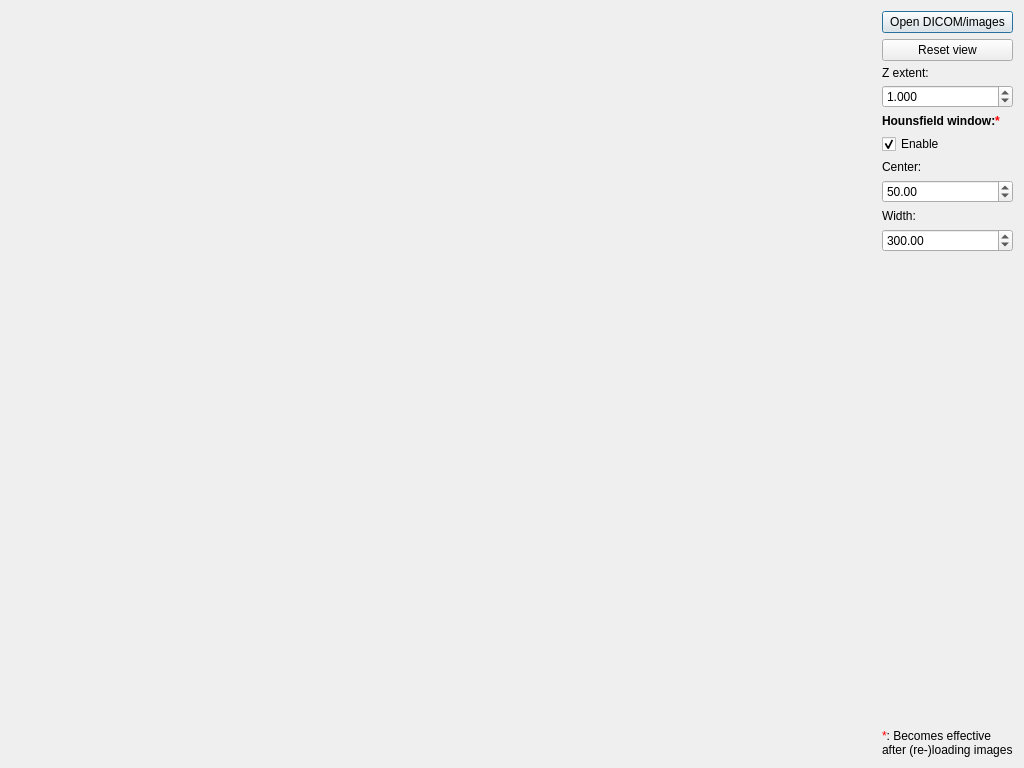
<?xml version="1.0" encoding="UTF-8"?>
<ui version="4.0">
 <class>VertebraDialog</class>
 <widget class="QDialog" name="VertebraDialog">
  <property name="geometry">
   <rect>
    <x>0</x>
    <y>0</y>
    <width>1024</width>
    <height>768</height>
   </rect>
  </property>
  <property name="windowTitle">
   <string>VERTEBRA - Volumetric examination concept demonstration</string>
  </property>
  <layout class="QHBoxLayout" name="horizontalLayout">
   <item>
    <widget class="GLWidget" name="glWidget" native="true">
     <property name="sizePolicy">
      <sizepolicy hsizetype="Expanding" vsizetype="Expanding">
       <horstretch>0</horstretch>
       <verstretch>0</verstretch>
      </sizepolicy>
     </property>
    </widget>
   </item>
   <item>
    <layout class="QVBoxLayout" name="verticalLayout" stretch="0,0,0,0,0,0,0,0,0,0,0,0">
     <item>
      <widget class="QPushButton" name="openButton">
       <property name="text">
        <string>Open DICOM/images</string>
       </property>
      </widget>
     </item>
     <item>
      <widget class="QPushButton" name="resetViewButton">
       <property name="text">
        <string>Reset view</string>
       </property>
      </widget>
     </item>
     <item>
      <widget class="QLabel" name="zExtentLabel">
       <property name="maximumSize">
        <size>
         <width>16777215</width>
         <height>12</height>
        </size>
       </property>
       <property name="text">
        <string>Z extent:</string>
       </property>
      </widget>
     </item>
     <item>
      <widget class="QDoubleSpinBox" name="zSpreadSpinBox">
       <property name="decimals">
        <number>3</number>
       </property>
       <property name="maximum">
        <double>100.000000000000000</double>
       </property>
       <property name="singleStep">
        <double>0.001000000000000</double>
       </property>
       <property name="value">
        <double>1.000000000000000</double>
       </property>
      </widget>
     </item>
     <item>
      <widget class="QLabel" name="hounsfieldWindowLabel">
       <property name="font">
        <font>
         <weight>75</weight>
         <bold>true</bold>
        </font>
       </property>
       <property name="text">
        <string>&lt;!DOCTYPE HTML PUBLIC &quot;-//W3C//DTD HTML 4.0//EN&quot; &quot;http://www.w3.org/TR/REC-html40/strict.dtd&quot;&gt;
&lt;html&gt;&lt;head&gt;&lt;meta name=&quot;qrichtext&quot; content=&quot;1&quot; /&gt;&lt;style type=&quot;text/css&quot;&gt;
p, li { white-space: pre-wrap; }
&lt;/style&gt;&lt;/head&gt;&lt;body style=&quot; font-family:'Sans Serif'; font-size:9pt; font-weight:400; font-style:normal;&quot;&gt;
&lt;p style=&quot; margin-top:0px; margin-bottom:0px; margin-left:0px; margin-right:0px; -qt-block-indent:0; text-indent:0px;&quot;&gt;&lt;b&gt;Hounsfield window:&lt;span style=&quot; color:#ff0000;&quot;&gt;*&lt;/span&gt;&lt;/b&gt;&lt;/p&gt;&lt;/body&gt;&lt;/html&gt;</string>
       </property>
      </widget>
     </item>
     <item>
      <widget class="QCheckBox" name="enableWindowCheckBox">
       <property name="text">
        <string>Enable</string>
       </property>
       <property name="checked">
        <bool>true</bool>
       </property>
      </widget>
     </item>
     <item>
      <widget class="QLabel" name="windowCenterLabel">
       <property name="text">
        <string>Center:</string>
       </property>
      </widget>
     </item>
     <item>
      <widget class="QDoubleSpinBox" name="windowCenterSpinBox">
       <property name="minimum">
        <double>-100000.000000000000000</double>
       </property>
       <property name="maximum">
        <double>10000.000000000000000</double>
       </property>
       <property name="singleStep">
        <double>100.000000000000000</double>
       </property>
       <property name="value">
        <double>50.000000000000000</double>
       </property>
      </widget>
     </item>
     <item>
      <widget class="QLabel" name="windowWidthLabel">
       <property name="text">
        <string>Width:</string>
       </property>
      </widget>
     </item>
     <item>
      <widget class="QDoubleSpinBox" name="windowWidthSpinBox">
       <property name="minimum">
        <double>-100000.000000000000000</double>
       </property>
       <property name="maximum">
        <double>100000.000000000000000</double>
       </property>
       <property name="singleStep">
        <double>100.000000000000000</double>
       </property>
       <property name="value">
        <double>300.000000000000000</double>
       </property>
      </widget>
     </item>
     <item>
      <spacer name="verticalSpacer">
       <property name="orientation">
        <enum>Qt::Vertical</enum>
       </property>
       <property name="sizeType">
        <enum>QSizePolicy::Expanding</enum>
       </property>
       <property name="sizeHint" stdset="0">
        <size>
         <width>20</width>
         <height>40</height>
        </size>
       </property>
      </spacer>
     </item>
     <item>
      <widget class="QLabel" name="label">
       <property name="text">
        <string>&lt;!DOCTYPE HTML PUBLIC &quot;-//W3C//DTD HTML 4.0//EN&quot; &quot;http://www.w3.org/TR/REC-html40/strict.dtd&quot;&gt;
&lt;html&gt;&lt;head&gt;&lt;meta name=&quot;qrichtext&quot; content=&quot;1&quot; /&gt;&lt;style type=&quot;text/css&quot;&gt;
p, li { white-space: pre-wrap; }
&lt;/style&gt;&lt;/head&gt;&lt;body style=&quot; font-family:'Sans Serif'; font-size:9pt; font-weight:400; font-style:normal;&quot;&gt;
&lt;p style=&quot; margin-top:0px; margin-bottom:0px; margin-left:0px; margin-right:0px; -qt-block-indent:0; text-indent:0px;&quot;&gt;&lt;span style=&quot; color:#ff0000;&quot;&gt;*&lt;/span&gt;: Becomes effective&lt;/p&gt;
&lt;p style=&quot; margin-top:0px; margin-bottom:0px; margin-left:0px; margin-right:0px; -qt-block-indent:0; text-indent:0px;&quot;&gt;after (re-)loading images&lt;/p&gt;&lt;/body&gt;&lt;/html&gt;</string>
       </property>
      </widget>
     </item>
    </layout>
   </item>
  </layout>
 </widget>
 <customwidgets>
  <customwidget>
   <class>GLWidget</class>
   <extends>QWidget</extends>
   <header>glwidget.h</header>
   <container>1</container>
  </customwidget>
 </customwidgets>
 <resources/>
 <connections/>
</ui>
